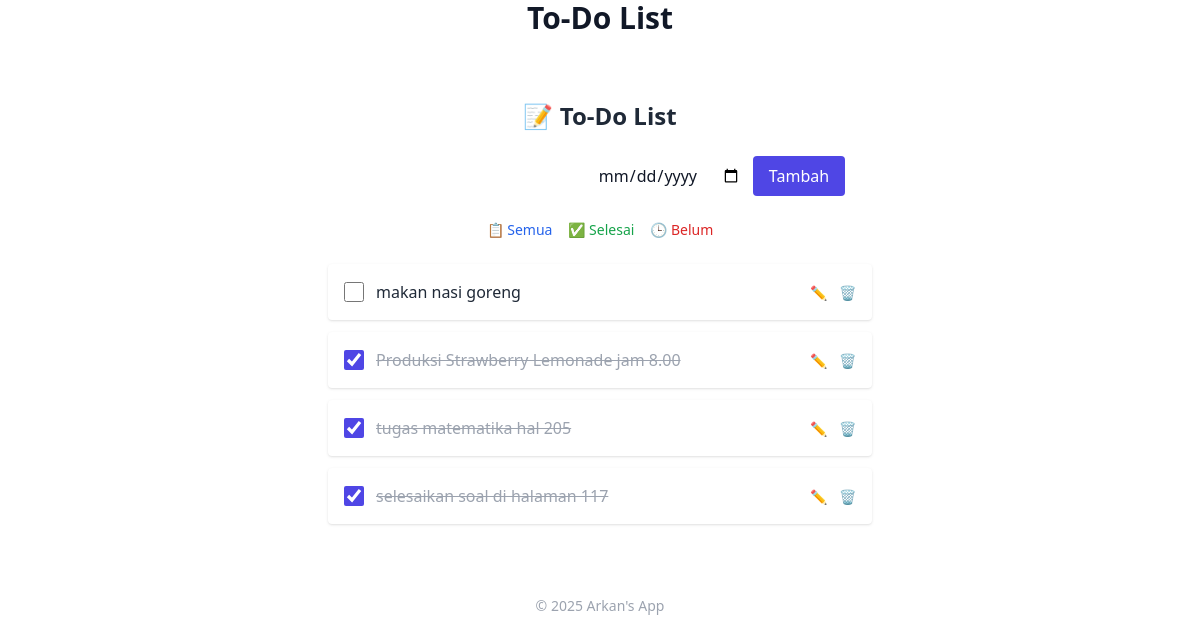
/, run on an earlier commit of the app's database.
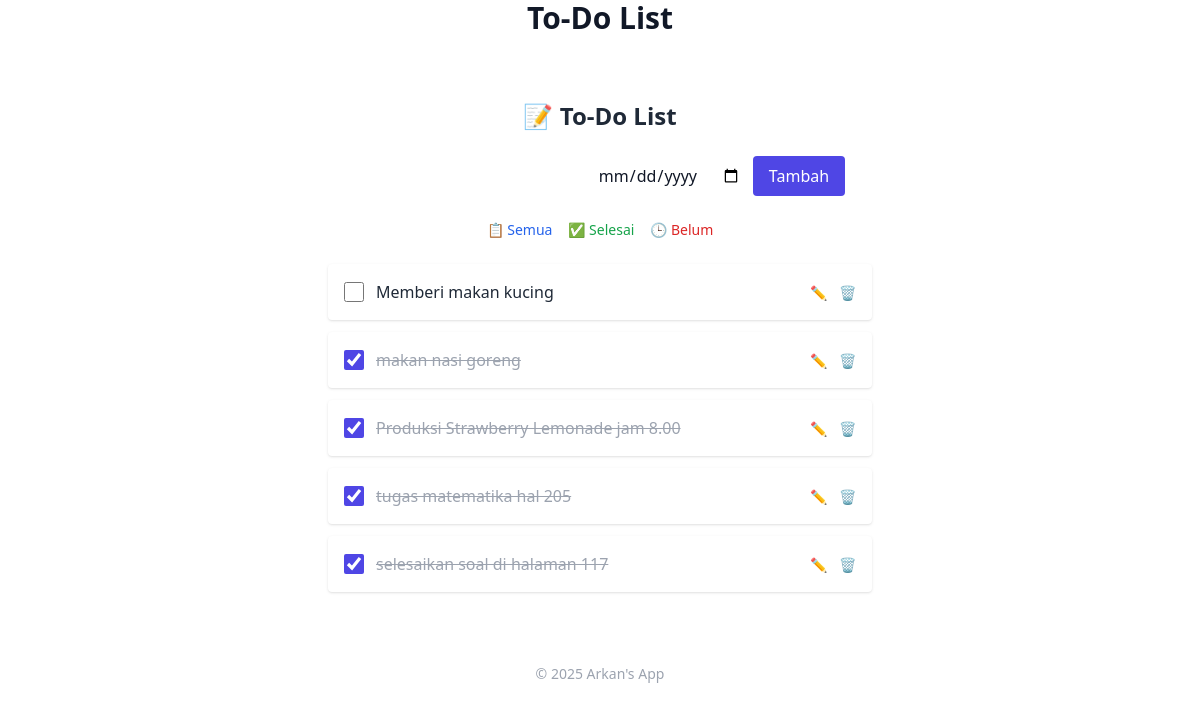
And on a later commit of the database.
### todolist/models.py (models this page shows, shortened)
class Task(models.Model):
    title = models.CharField(max_length=100)
    completed = models.BooleanField(default=False)
    deadline = models.DateField(null=True, blank=True)  # ⏰ Tambahan field deadline

### todolist/views.py (the view)
# urls.py: path('', views.task_list, name='task_list'),
def task_list(request):
    tasks = Task.objects.all().order_by('-id')
    if request.method == 'POST':
        form = TaskForm(request.POST)
        if form.is_valid():
            form.save()
            return redirect('task_list')
    else:
        form = TaskForm()
    return render(request, 'todolist/task_list.html', {'tasks': tasks, 'form': form})

### todolist/forms.py
class TaskForm(forms.ModelForm):
    class Meta:
        model = Task
        fields = ['title', 'deadline']  # ⏰ Tambahkan deadline ke form
        widgets = {
            'deadline': forms.DateInput(attrs={'type': 'date'}),
        }

### templates/todolist/task_list.html (shortened to what this page needs)
{% extends 'todolist/base.html' %}
{% block content %}
<div class="max-w-xl mx-auto px-4 py-8 space-y-6">
  <h1 class="text-2xl font-bold text-center text-gray-800 dark:text-white">📝 To-Do List</h1>
  <form method="post" class="flex flex-col sm:flex-row gap-3 items-center justify-center">
    {{ form.title }}
    {{ form.deadline }}
    <button type="submit" class="bg-indigo-600 hover:bg-indigo-700 text-white px-4 py-2 rounded">Tambah</button>
  </form>
  <div class="flex justify-center gap-4 text-sm font-medium">
    <a href="{% url 'task_list' %}" class="text-blue-600 hover:underline">📋 Semua</a>
    <a href="{% url 'task_filter' 'selesai' %}" class="text-green-600 hover:underline">✅ Selesai</a>
    <a href="{% url 'task_filter' 'belum' %}" class="text-red-600 hover:underline">🕒 Belum</a>
  </div>
  <ul class="space-y-3">
    {% for task in tasks %}
      <li class="bg-white dark:bg-gray-800 p-4 rounded shadow flex items-center justify-between">
        <form method="post" action="{% url 'toggle_task' task.id %}" class="flex items-center gap-3">
          <input type="checkbox" onchange="this.form.submit()" {% if task.completed %}checked{% endif %} class="w-5 h-5 accent-indigo-600">
          <span class="{% if task.completed %}line-through text-gray-400{% else %}text-gray-800 dark:text-gray-200{% endif %}">
            {{ task.title }}
          </span>
        </form>
        <div class="space-x-2">
          <a href="{% url 'edit_task' task.id %}" class="text-blue-500 hover:underline text-sm">✏️</a>
          <a href="{% url 'delete_task' task.id %}" onclick="return confirm('Mang ea pen di hapus?')" class="text-red-500 hover:underline text-sm">🗑️</a>
        </div>
      </li>
    {% empty %}
      <li class="text-center text-gray-500 dark:text-gray-400">Tidak ada tugas</li>
    {% endfor %}
  </ul>
</div>
{% endblock %}

What changed in the data, as far as the page shows it:
added Task: title "Memberi makan kucing"
changed Task "makan nasi goreng": completed "☐" → "☑"
